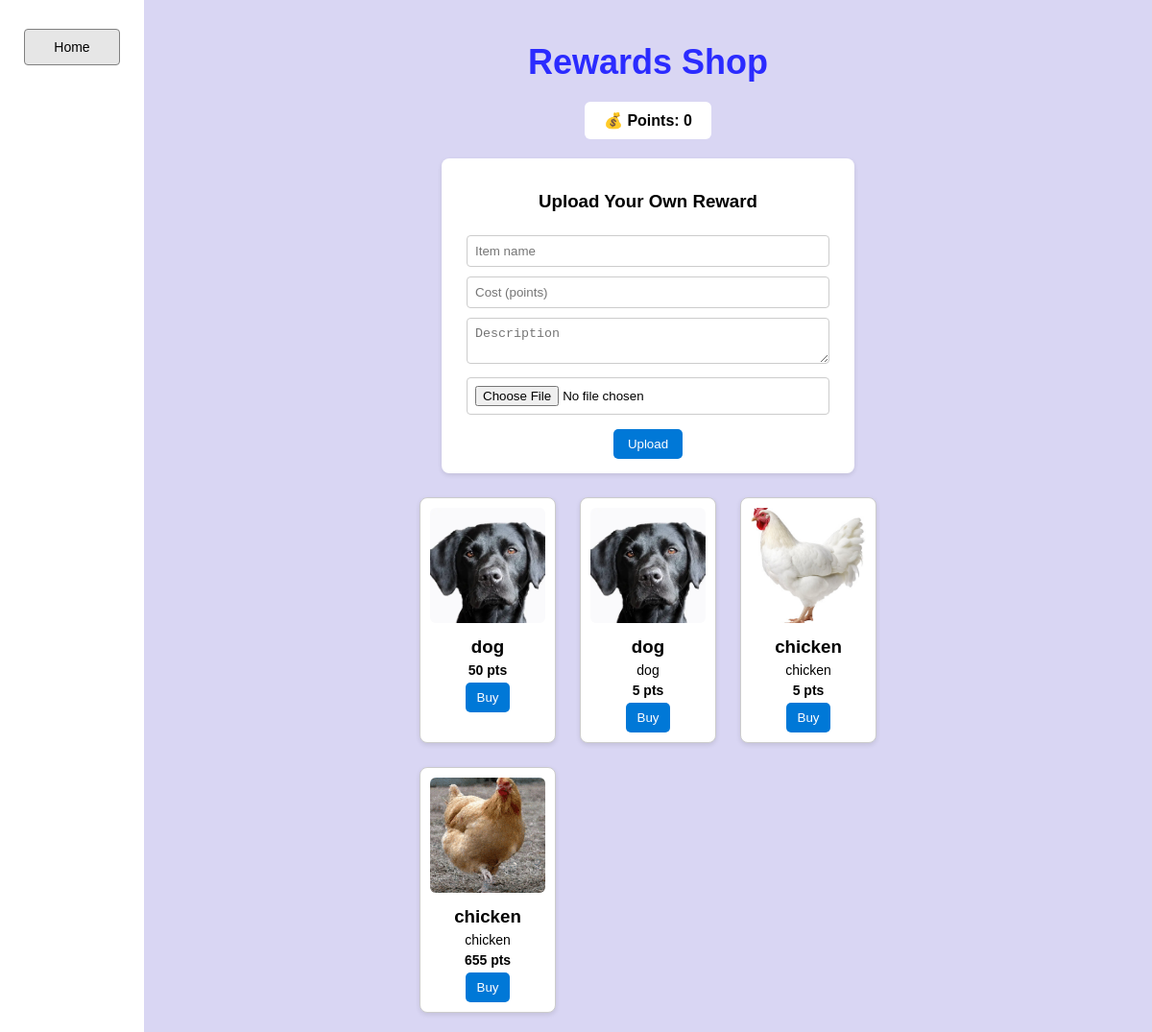
Before: /shop/ (signed in) with the older database file.
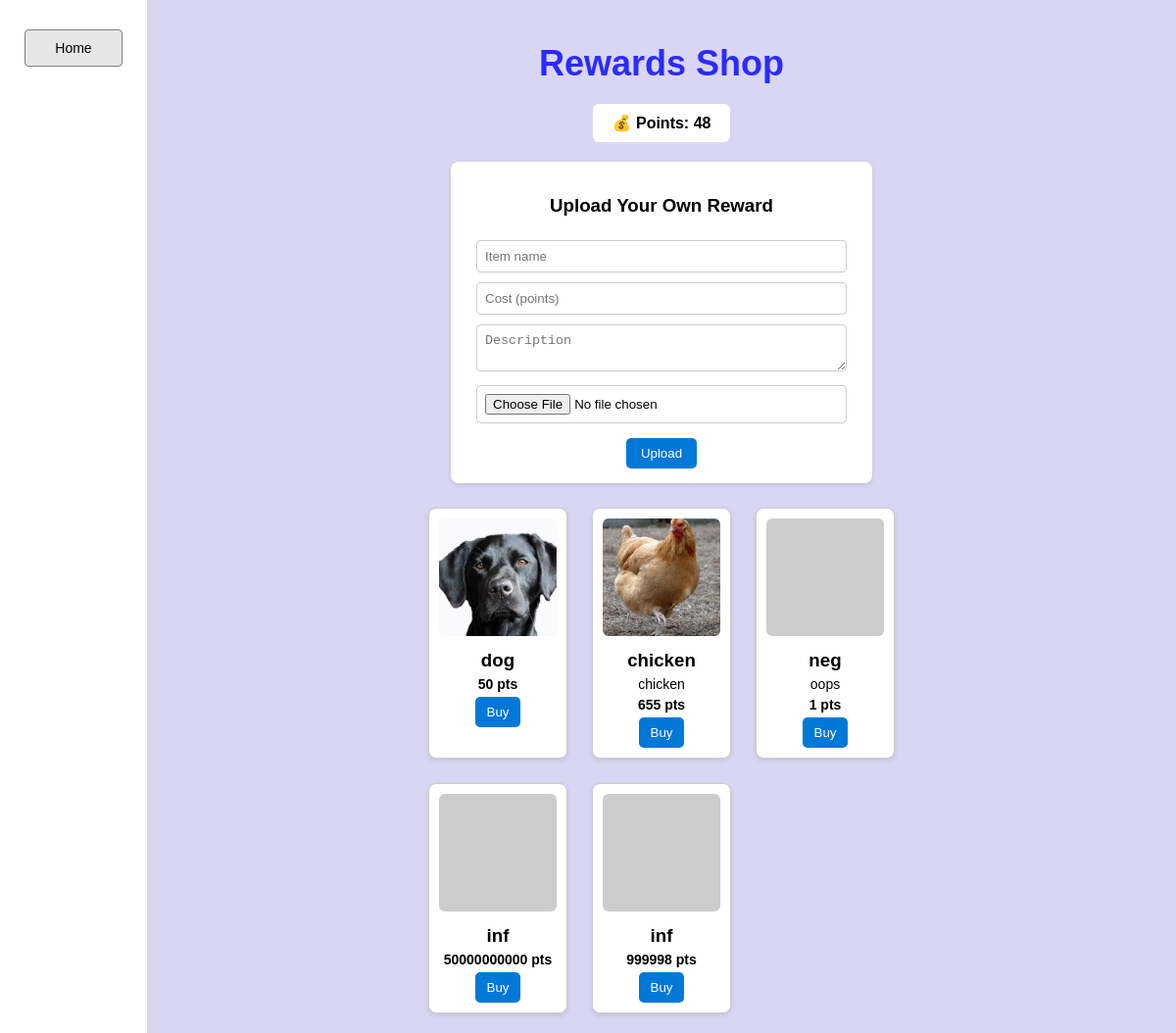
After: the same page with the newer database file.
### todolist/models.py (models this page shows, shortened)
class UserProfile(models.Model):
    user = models.OneToOneField(User, on_delete=models.CASCADE)
    canvas_token = models.CharField(max_length=255, blank=True, null=True)
    points = models.IntegerField(default=0)

### shop/models.py (models this page shows, shortened)
class ShopItem(models.Model):
    owner = models.ForeignKey(User, on_delete=models.CASCADE, null=True, blank=True)
    name = models.CharField(max_length=100)
    description = models.TextField(blank=True)
    cost = models.IntegerField(default=0)
    image = models.ImageField(upload_to='shop_items/', blank=True, null=True)

### shop/views.py (the view, shortened to what this page needs)
# urls.py: path('', include('shop.urls'))
@login_required(login_url='login')
def shop(request):
    profile, _ = UserProfile.objects.get_or_create(user=request.user)
    items = ShopItem.objects.all()
    return render(request, "shop.html", {
        "profile": profile,
        "items": items,
    })

### templates/shop.html (shortened to what this page needs)
<!DOCTYPE html>
<html lang="en">
<head>
</head>
<body>
  <div class="sidebar">
    <a href="{% url 'home' %}"><button>Home</button></a>
  </div>
  <div class="main">
    <h1>Rewards Shop</h1>
    <div class="points">💰 Points: {{ profile.points }}</div>
    <div class="upload-form">
      <h3>Upload Your Own Reward</h3>
      <form method="POST" enctype="multipart/form-data">
        <input type="text" name="name" placeholder="Item name" required><br>
        <input type="number" name="cost" placeholder="Cost (points)" min="1" max="999999" required><br>
        <textarea name="description" placeholder="Description"></textarea><br>
        <input type="file" name="image" accept="image/*"><br>
        <button type="submit" name="upload_item">Upload</button>
      </form>
    </div>
    <div class="grid">
      {% for item in items %}
      <div class="item-card">
        {% if item.image %}
          <img src="{{ item.image.url }}" alt="{{ item.name }}">
        {% else %}
          <img src="https://via.placeholder.com/150" alt="No image">
        {% endif %}
        <h3>{{ item.name }}</h3>
        <p>{{ item.description }}</p>
        <p><strong>{{ item.cost }} pts</strong></p>
        <form method="POST">
          <button type="submit">Buy</button>
        </form>
      </div>
      {% endfor %}
    </div>
  </div>
</body>
</html>

### templates/shop.html (style rules this page uses)
body { margin: 0; font-family: Arial, sans-serif; background-color: #d9d6f3; display: flex; height: 100vh; }
.sidebar { width: 150px; background-color: white; display: flex; flex-direction: column; align-items: center; padding-top: 20px; box-shadow: 2px 0 5px rgba(0,0,0,0.1); }
.sidebar button { width: 100px; margin: 10px 0; padding: 10px; border: 1px solid gray; background-color: #e6e6e6; cursor: pointer; font-size: 14px; border-radius: 4px; }
.main { flex: 1; background-color: #d9d6f3; display: flex; flex-direction: column; align-items: center; padding: 20px; overflow-y: auto; }
h1 { color: #2b2bff; font-size: 36px; margin-bottom: 20px; }
.points { background: white; padding: 10px 20px; border-radius: 6px; margin-bottom: 20px; font-weight: bold; }
.upload-form { background: white; padding: 15px; border-radius: 8px; margin-bottom: 25px; box-shadow: 0 2px 5px rgba(0,0,0,0.1); width: 400px; text-align: center; }
.upload-form input, .upload-form textarea { width: 90%; margin: 5px 0; padding: 8px; border: 1px solid #ccc; border-radius: 4px; }
.upload-form button { background-color: #0078d7; color: white; border: none; padding: 8px 15px; border-radius: 5px; cursor: pointer; margin-top: 10px; }
.grid { display: grid; grid-template-columns: repeat(3, 1fr); gap: 25px; max-width: 800px; }
.item-card { background: white; border: 1px solid #ccc; border-radius: 8px; text-align: center; padding: 10px; box-shadow: 0 2px 5px rgba(0,0,0,0.1); }
.item-card img { width: 100%; height: 120px; object-fit: cover; border-radius: 6px; }
.item-card h3 { margin: 10px 0 5px; }
.item-card p { font-size: 14px; margin: 5px 0; }
.item-card button { background-color: #0078d7; color: white; border: none; padding: 8px 12px; border-radius: 5px; cursor: pointer; }

Changed rows visible on the page:
removed ShopItem: image (picture), name "dog", description "dog", cost "5"
removed ShopItem: image (picture), name "chicken", description "chicken", cost "5"
changed UserProfile: points "0" → "48"
added ShopItem: name "neg", description "oops", cost "1"
added ShopItem: name "inf", cost "50000000000"
added ShopItem: name "inf", cost "999998"
